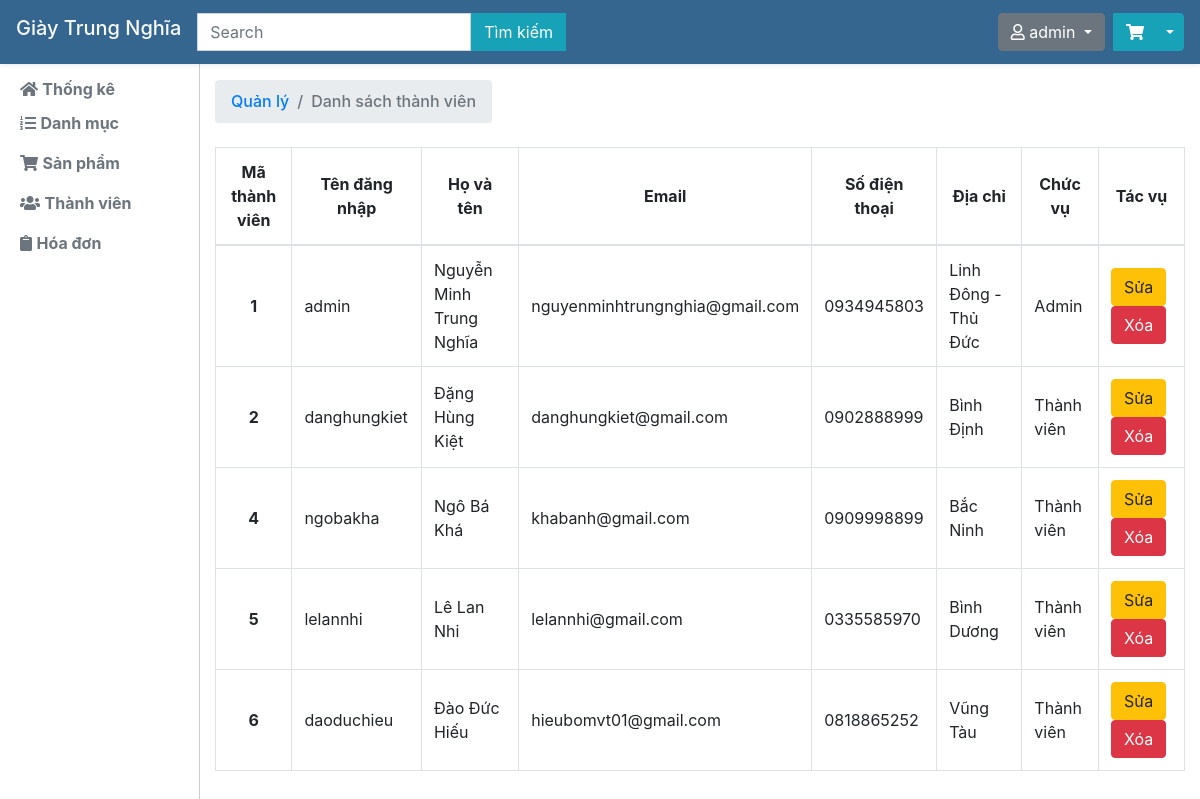
Screenshot of /quanly.php?task=qltv (signed in) with the database file from the repository.
### tables this page shows
CREATE TABLE `thanhvien` (
  `id_thanhvien` int(10) NOT NULL,
  `tendangnhap` varchar(255) NOT NULL,
  `matkhau` varchar(255) NOT NULL,
  `hoten` varchar(255) NOT NULL,
  `email` varchar(255) NOT NULL,
  `sodienthoai` varchar(15) NOT NULL,
  `diachi` text NOT NULL,
  `level` tinyint(1) NOT NULL DEFAULT 0
);

### controller/quanly.php (called while the page is built, shortened)
<?php
class Controller
{
	protected $model;
	public function __construct(){
		require_once('./model/model.php');
		$this->model = new Model();
	}
	public function quanlythanhvien(){
		$listtv = $this->model->getsThanhVien();
		require_once('./view/quanlythanhvien.php');
	}
}
 ?>

### model/model.php (called while the page is built, shortened)
<?php
class Model
{
	protected $host,$db,$user,$pass,$conn;
	public function __construct(){
		$this->host = 'localhost';
		$this->db = 'webgiay';
		$this->user = 'root';
		$this->pass = '';
		$this->conn = new mysqli($this->host,$this->user,$this->pass,$this->db);
		$this->conn->set_charset("utf8");
	}
	public function getsThanhVien($limit=5){
		$sql = "SELECT * FROM thanhvien LIMIT $limit";
		$result = $this->conn->query($sql);
		if($result->num_rows > 0){
			return $result;
		} else {
			return null;
		}
	}
}
 ?>

### view/quanlythanhvien.php (the view)
<?php require_once('./view/header_quanly.php') ?>
 <h6 class="sidebar-heading d-flex justify-content-between align-items-center mt-4 mb-2 text-success">
  <nav aria-label="breadcrumb">
      <ol class="breadcrumb">
        <li class="breadcrumb-item"><a href="quanly.php">Quản lý</a></li>
        <li class="breadcrumb-item active" aria-current="page">Danh sách thành viên</li>
      </ol>
    </nav>
</h6>
<div class="row">
    <div class="col-12">
        <table class="table table-hover table-bordered">
            <thead>
                <tr>
                    <th scope="col" class="align-middle text-center">Mã thành viên</th>
                    <th scope="col" class="align-middle text-center">Tên đăng nhập</th>
                    <th scope="col" class="align-middle text-center">Họ và tên</th>
                    <th scope="col" class="align-middle text-center">Email</th>
                    <th scope="col" class="align-middle text-center">Số điện thoại</th>
                    <th scope="col" class="align-middle text-center">Địa chỉ</th>
                    <th scope="col" class="align-middle text-center">Chức vụ</th>
                    <th scope="col" class="align-middle text-center">Tác vụ</th>
                </tr>
            </thead>
            <tbody>
                <?php $i=1;while($hd = $listtv->fetch_assoc()){ ?>
                <tr>
                    <th scope="row" class="align-middle text-center"><?php echo $hd['id_thanhvien'] ?></th>
                    <td class="align-middle">
                        <?php echo $hd['tendangnhap'] ?>
                    </td>
                    <td class="align-middle">
                        <?php echo $hd['hoten'] ?>
                    </td>
                    <td class="align-middle">
                        <?php echo $hd['email'] ?>
                    </td>
                    <td class="align-middle">
                        <?php echo $hd['sodienthoai'] ?>
                    </td>
                    <td class="align-middle">
                        <?php echo $hd['diachi'] ?>
                    </td>
                    <td class="align-middle">
                        <?php if($hd['level']==1){echo "Admin";}else{echo "Thành viên";} ?>
                    </td>
                    <td class="align-middle">
                        <a href="quanly.php?task=suatv&id=<?php echo $hd['id_thanhvien'] ?>" class="btn btn-warning">Sửa</a>
                        <a href="quanly.php?task=xtv&id=<?php echo $hd['id_thanhvien'] ?>" onclick="return confirm('Bạn có chắc chắn muốn xóa?')" class="btn btn-danger">Xóa</a>
                    </td>
                </tr>
                <?php } ?>
            </tbody>
        </table>
    </div>
</div>
<?php require_once('./view/footer_quanly.php') ?>

### view/header_quanly.php (style rules this page uses)
body { margin-top: 56px; }

### rows the page displays
thanhvien: id_thanhvien "1", tendangnhap "admin", hoten "Nguyễn Minh Trung Nghĩa", email "nguyenminhtrungnghia@gmail.com", sodienthoai "0934945803", diachi "Linh Đông - Thủ Đức", level "Admin"
thanhvien: id_thanhvien "2", tendangnhap "danghungkiet", hoten "Đặng Hùng Kiệt", email "danghungkiet@gmail.com", sodienthoai "0902888999", diachi "Bình Định", level "Thành viên"
thanhvien: id_thanhvien "4", tendangnhap "ngobakha", hoten "Ngô Bá Khá", email "khabanh@gmail.com", sodienthoai "0909998899", diachi "Bắc Ninh", level "Thành viên"
thanhvien: id_thanhvien "5", tendangnhap "lelannhi", hoten "Lê Lan Nhi", email "lelannhi@gmail.com", sodienthoai "0335585970", diachi "Bình Dương", level "Thành viên"
thanhvien: id_thanhvien "6", tendangnhap "daoduchieu", hoten "Đào Đức Hiếu", email "hieubomvt01@gmail.com", sodienthoai "0818865252", diachi "Vũng Tàu", level "Thành viên"

### other values shown
$_SESSION['user_data']['tendangnhap'] "admin"
